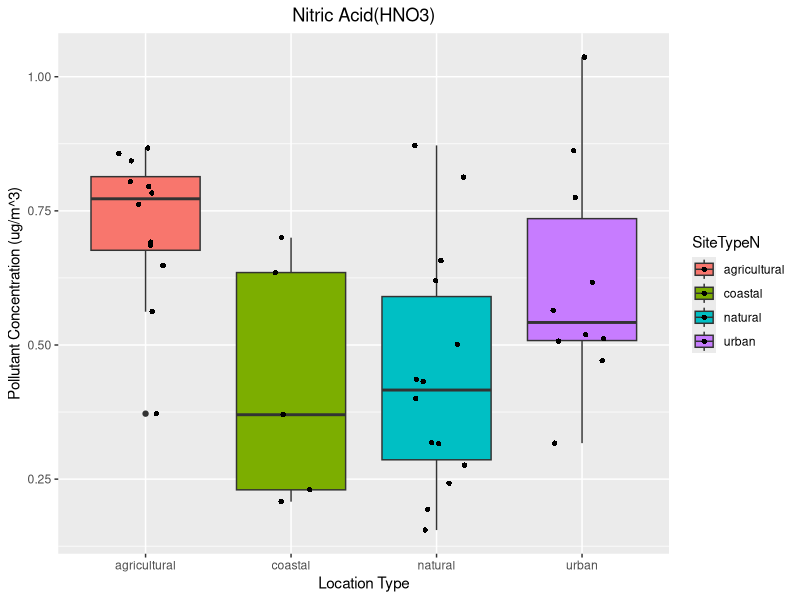
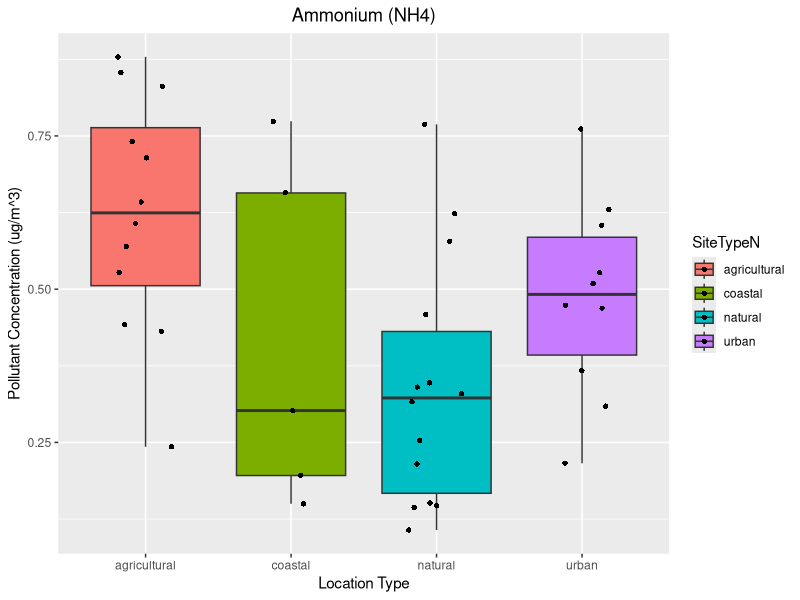
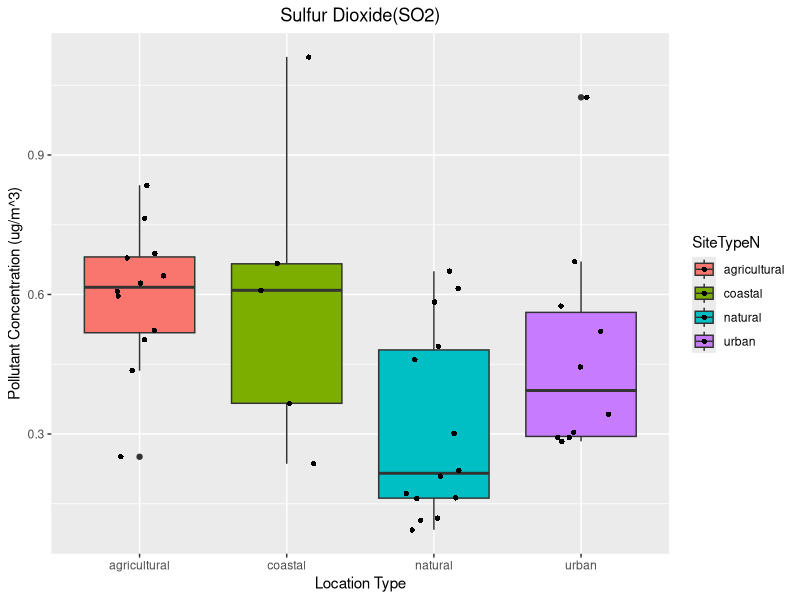
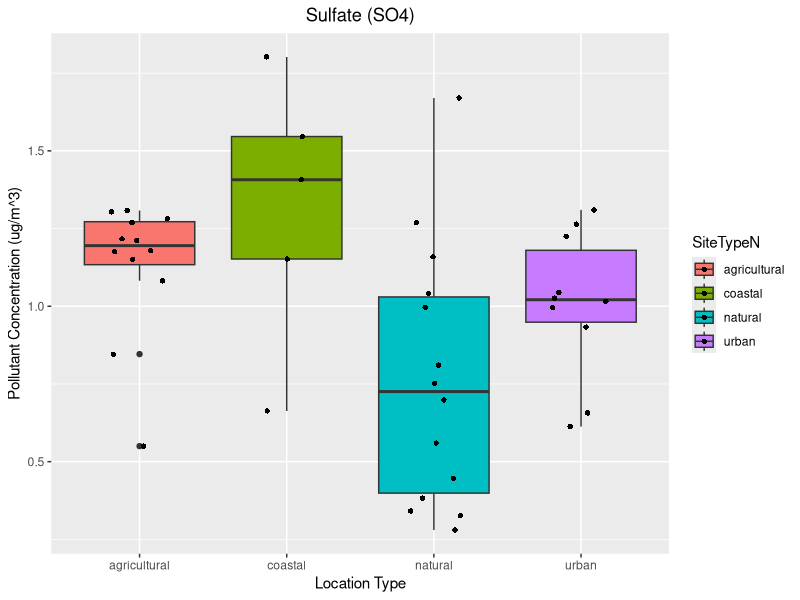

Generate these figures, in order, with R:
library(ggplot2)
library(tidyr)

#classifying data based on location and site type
site_state <- c("TEXAS", "ILLINOIS", "ILLINOIS", "MICHIGAN", "ILLINOIS", "PENNSYLVANIA",
                "PENNSYLVANIA", "TEXAS", "NORTH CAROLINA", "ILLINOIS", "KENTUCKY", "KENTUCKY",
                "NORTH CAROLINA", "NORTH CAROLINA", "NORTH CAROLINA", "OHIO", "OHIO", "NORTH CAROLINA",
                "COLORADO", "MICHIGAN", "PENNSYLVANIA", "KANSAS", "KANSAS", "KENTUCKY",
                "PENNSYLVANIA", "OHIO", "KENTUCKY", "KENTUCKY", "KENTUCKY", "COLORADO",
                "PENNSYLVANIA", "OHIO", "TEXAS", "KENTUCKY", "NORTH CAROLINA", "WISCONSIN",
                "PENNSYLVANIA", "OHIO", "MICHIGAN", "COLORADO", "COLORADO", "NORTH CAROLINA",
                "INDIANA", "ILLINOIS", "MICHIGAN", "INDIANA", "MINNESOTA", "MICHIGAN",
                "SOUTH DAKOTA", "CALIFORNIA", "CALIFORNIA", "FLORIDA", "CALIFORNIA", "FLORIDA")

site_id <- c("ALC188", "ALH157", "ALH257", "ANA115", "ANL146", "ARE128",
             "ARE228", "BBE401", "BFT142", "BVL130", "CDZ171", "CKT136",
             "CND125", "COW005", "COW137", "DCP114", "DCP214", "DUK008",
             "GTH161", "HOX148", "KEF112", "KIC003", "KNZ184", "LCW121",
             "LRL117", "LYK123", "MAC426", "MCK131", "MCK231", "MEV405",
             "MKG113", "OXF122", "PAL190", "PBF129", "PNF126", "PRK134",
             "PSU106", "QAK172", "RED004", "ROM206", "ROM406", "RTP101",
             "SAL133", "STK138", "UVL124", "VIN140", "VOY413", "WEL149",
             "WNC429", "PIN414", "JOT403", "IRL141", "DEV412", "EVE419")

# Site types: 1 - natural, a less habited area, away from major population centers
#             2 - urban, near a major city or high population area
#             3 - coastal, near an ocean
#             4 - agricultural

site_type <- c(1, 4, 4, 1, 2, 4, 
               4, 1, 3, 4, 4, 4,
               2, 1, 1, 1, 4, 1,
               1, 1, 2, 2, 2, 4,
               2, 4, 4, 2, 4, 1,
               1, 4, 4, 4, 1, 2,
               3, 2, 1, 1, 1, 2,
               4, 2, 4, 3, 1, 2,
               4, 3, 2, 3, 2, 3)

#reading data from file
SiteClassifcation <- data.frame(site_state, site_id, site_type)
AllSiteData <- read.csv("AnnualConcentrationsNew.csv")

#filtering data to selected sites
FilteredSiteData <- AllSiteData[(AllSiteData$SITE_ID %in% SiteClassifcation$site_id),]
names(FilteredSiteData) <- c("ID", "Year", "StartDate", "EndDate", "SO2", "SO4",
                             "NO3", "HNO3", "TNO3", "NH4")

#Creating vector of site type classification values
TempSiteType <- integer()
SiteTypeName <- factor()
for(i in 1:nrow(FilteredSiteData)) {
  for(j in 1:nrow(SiteClassifcation)){
    if(FilteredSiteData[i,1] == SiteClassifcation[j,2]){
      TempSiteType <- c(TempSiteType, SiteClassifcation[j,3])
    }
  }
}

#assigning each site's classification based on its type
for(i in TempSiteType) {
  if(i == 1) {
    SiteTypeName <- c(SiteTypeName, "natural")
  }
  if(i == 2) {
    SiteTypeName <- c(SiteTypeName, "urban")
  }
  if(i == 3) {
    SiteTypeName <- c(SiteTypeName, "coastal")
  }
  if(i == 4) {
    SiteTypeName <- c(SiteTypeName, "agricultural")
  }
}

#adding the type data to the data frame
FilteredSiteData$SiteTypeN <- factor(SiteTypeName)
FilteredSiteData$SiteType <- TempSiteType
FilteredSiteData2019 <- FilteredSiteData[FilteredSiteData$Year == 2019,]
str(FilteredSiteData)

#creating a plot for each gas
HNO3Plot <- ggplot(FilteredSiteData2019, aes(SiteTypeN, HNO3, fill = SiteTypeN)) +
  geom_boxplot() +
  geom_jitter(shape=16, position=position_jitter(0.2)) +
  labs(x = "Location Type", y = "Pollutant Concentration (ug/m^3)", title = "Nitric Acid(HNO3)") +
  theme(plot.title = element_text(hjust = 0.5))
HNO3Plot

NH4Plot <- ggplot(FilteredSiteData2019, aes(SiteTypeN, NH4, fill = SiteTypeN)) +
  geom_boxplot() +
  geom_jitter(shape=16, position=position_jitter(0.2)) +
  labs(x = "Location Type", y = "Pollutant Concentration (ug/m^3)", title = "Ammonium (NH4)") +
  theme(plot.title = element_text(hjust = 0.5))
NH4Plot

SO2Plot <- ggplot(FilteredSiteData2019, aes(SiteTypeN, SO2, fill = SiteTypeN)) +
  geom_boxplot() +
  geom_jitter(shape=16, position=position_jitter(0.2)) +
  labs(x = "Location Type", y = "Pollutant Concentration (ug/m^3)", title = "Sulfur Dioxide(SO2)") +
  theme(plot.title = element_text(hjust = 0.5))
SO2Plot

SO4Plot <- ggplot(FilteredSiteData2019, aes(SiteTypeN, SO4, fill = SiteTypeN)) +
  geom_boxplot() +
  geom_jitter(shape=16, position=position_jitter(0.2)) +
  labs(x = "Location Type", y = "Pollutant Concentration (ug/m^3)", title = "Sulfate (SO4)") +
  theme(plot.title = element_text(hjust = 0.5))
SO4Plot